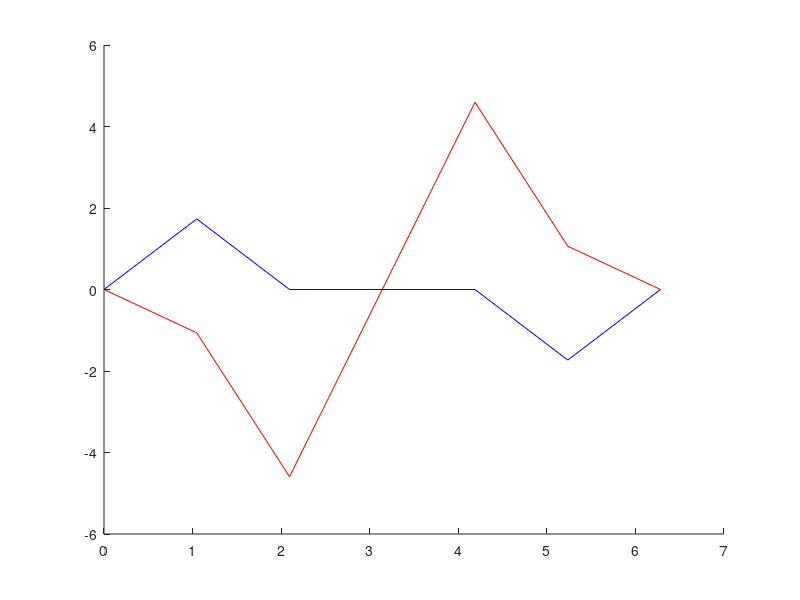

The MATLAB source for this figure:
clear, clc;
#dane wej�ciowe
a=0;
b=2*pi;
n=input('Podaj liczbe w�z��w: ');
h = (b-a)/(n-1);
Ua = 0;
Ub = 0;
f = @(x) -sin(x) - 4*sin(2*x);
g = @(x) sin(x) + sin(2*x);
#obliczenia
v1 = -2*diag(eye(n));
v2 = diag(eye(n-1));
A = diag(v1) + diag(v2,1) + diag(v2,-1);
x= linspace(a+h,b-h,n);
x2 = linspace(a,b,n+2);
F = f(x)*h^2;
F(1) = F(1) - Ua;
F(n) = F(n) - Ub;
U = linsolve(A,F');
U = [Ua U' Ub];
#wykres
hold on
plot(x2,U', 'r')
plot(x2,g(x2),'b')
hold off
